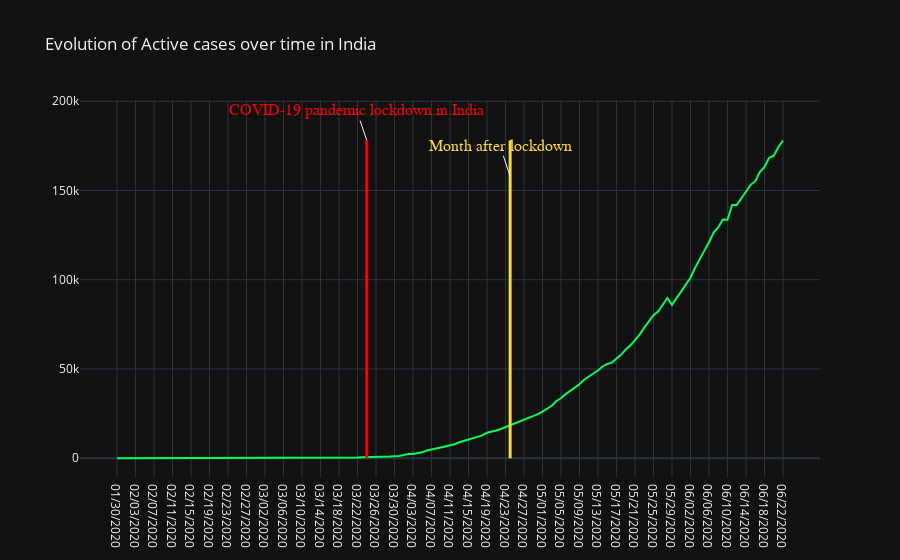

Source (notebook cell):
### Code cell
fig = go.Figure()
fig.add_trace(go.Scatter(x=Data_India_op["ObservationDate"], y=Data_India_op['Active_case'],
                    mode="lines+text",
                    name='Active cases',
                    marker_color='#00FE58',
                        ))

fig.add_annotation(
            x="03/24/2020",
            y=Data_India_op['Active_case'].max(),
            text="COVID-19 pandemic lockdown in India",
             font=dict(
            family="Courier New, monospace",
            size=16,
            color="red"
            ),
)


fig.add_shape(
        # Line Vertical
        dict(
            type="line",
            x0="03/24/2020",
            y0=Data_India_op['Active_case'].max(),
            x1="03/24/2020",
    
            line=dict(
                color="red",
                width=3
            )
))


fig.add_annotation(
            x="04/24/2020",
            y=Data_India_op['Active_case'].max()-20000,
            text="Month after lockdown",
             font=dict(
            family="Courier New, monospace",
            size=16,
            color="rgb(255,217,47)"
            ),
)

fig.add_shape(
        # Line Vertical
        dict(
            type="line",
            x0="04/24/2020",
            y0=Data_India_op['Active_case'].max(),
            x1="04/24/2020",
    
            line=dict(
                color="rgb(255,217,47)",
                width=3
            )
))
fig.update_layout(
    title='Evolution of Active cases over time in India',
        template='plotly_dark'

)

fig.show()

### Figure 1 — Plotly figure (JSON) as saved in the notebook; plotly's stock layout.template omitted (floating-point values rounded to 4 significant figures; data arrays with more than 128 entries replaced by an {"elided": "..."} marker saying what was removed)
{"data": [{"marker": {"color": "#00FE58"}, "mode": "lines+text", "name": "Active cases", "type": "scatter", "x": {"elided": "145 str values"}, "y": {"elided": "145 int values"}}], "layout": {"annotations": [{"font": {"color": "red", "family": "Courier New, monospace", "size": 16}, "text": "COVID-19 pandemic lockdown in India", "x": "03/24/2020", "y": 178014}, {"font": {"color": "rgb(255,217,47)", "family": "Courier New, monospace", "size": 16}, "text": "Month after lockdown", "x": "04/24/2020", "y": 158014}], "shapes": [{"line": {"color": "red", "width": 3}, "type": "line", "x0": "03/24/2020", "x1": "03/24/2020", "y0": 178014}, {"line": {"color": "rgb(255,217,47)", "width": 3}, "type": "line", "x0": "04/24/2020", "x1": "04/24/2020", "y0": 178014}], "title": {"text": "Evolution of Active cases over time in India"}}}
